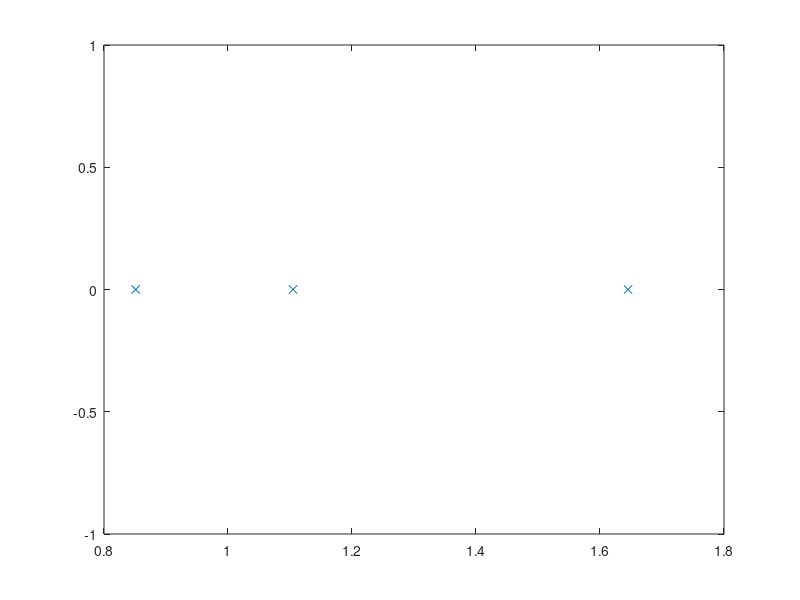

The MATLAB script that drew this image: (Note: this script raises an error after producing the figure.)
Q=2;
k=0.7;

wt=(-(2-1/Q^2)+sqrt((2-1/Q^2)^2+12*(1-k^2))/(2*(1-k^2)))^0.5 

wo= (( (2-1/Q^2)-sqrt((2-1/Q^2)^2-4*(1-k^2)))/(2*(1-k^2)))^0.5

we= (( (2-1/Q^2)+sqrt((2-1/Q^2)^2-4*(1-k^2)))/(2*(1-k^2)))^0.5

wr=[real(wo)  real(wt)  real(we) ];
wi=[imag(wo)  imag(wt)  imag(we)];
plot(wr,wi,'x')
hold on;
%%
syms w
A=[];
w0=150*2*pi*1e3;

w0=150*2*pi*1e3;
M2=17e-6;
M1=15.4e-6;

Qrx=2;
RL=8;
Ls=Qrx*RL/w0;

k2=0.4;
Lr= M2^2/(k2^2*Ls);

Cs=1/(w0^2*Ls);
Cr=1/(w0^2*Lr);

k1=0.1;
Lp=M1^2/(k1^2*Lr);
Cp=1/(w0^2*Lp);

Zs=1i*w*Ls+1/(1i*w*Cs)+RL;
Zr=1i*w*Lr+1/(1i*w*Cr);
Zp=1i*w*Lp+1/(1i*w*Cp);
Z=Zp*Zs*Zr+w^2*(Zs*M1^2+Zp*M2^2);




%%




% wr=[real(w(I)/w0) ];
% wi=[imag(w(I)/w0) ];
% plot(wr,wi,'x')
% hold on;

% w=w0*0.1: w0*0.1: w0*2
% plot(w/2/pi/1e3,A)
%%
%%
A=[];

syms w;

w0=150*2*pi*1e3;
M2=17e-6;
M1=15.4e-6;

Qrx=2;
RL=8;
Ls=Qrx*RL/w0;

k2=0.4;
Lr= M2^2/(k2^2*Ls);

Cs=1/(w0^2*Ls);
Cr=1/(w0^2*Lr);

k1=0.5;
Lp=M1^2/(k1^2*Lr);
Cp=1/(w0^2*Lp);

Zs=1i*w*Ls+1/(1i*w*Cs)+RL;
Zr=1i*w*Lr+1/(1i*w*Cr);
Zp=1i*w*Lp+1/(1i*w*Cp);
Z=(2*w^4*M1^2*M2^2*RL-3)*(Zp*Zs*Zr +w^2*(Zs*M1^2+Zp*M2^2)) + w^2*RL*M1^2 + RL*Zp*Zr
P=real(conj(1/Z))
solve(P,w)

%%
w=w0*0.1: w0*0.1: w0*3
plot(w,A)
[M,I]=min(A)
w(I)/w0;

%
% [M,I]=min(A)
% w(I)/w0;
% 
% wr=[real(w(I)/w0) ];
% wi=[imag(w(I)/w0) ];
% plot(wr,wi,'x')
% hold on;
% 
